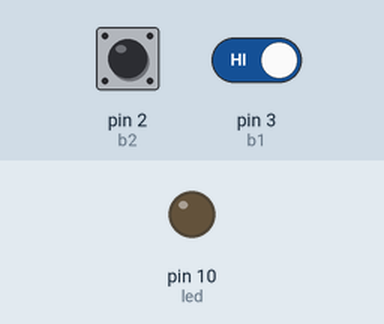
Recording of a sketch running on a simulated Arduino Uno, built with avr-gcc and run on an emulated ATmega328P. Shown: output pins drawn as LEDs (lit = HIGH). Inputs (shaded band) come from the test bench; at power-on: pin 3 (b1) HIGH, pin 2 (b2) HIGH.

Above: at 1.2 s.
1.3 s: pin 3 (b1) driven LOW
At 1.76 s:
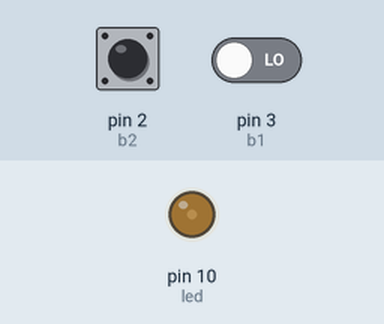
At 4.3 s:
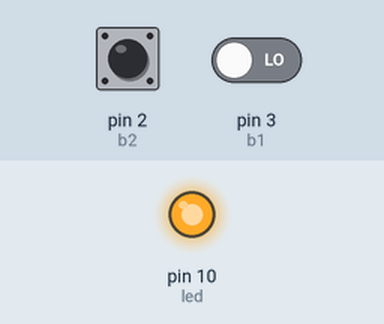
Timing chart, 0 to 5.8 s (numbered marks = the images above; inputs shaded):
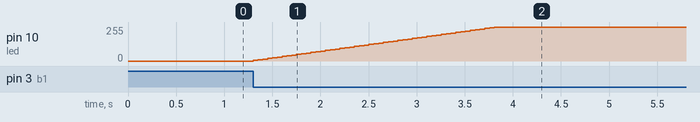

Measured:
- after the input at 1.3 s, pin 10 (led): moves from 0/255 to 255/255 over 2.5 s, starting at once

The sketch:

Tehtava2.ino
```cpp
// määäritellään kaikki pinnit ja painikkeet

int led = 10;
int kirkkaus = 0;
int muutos = 5;
volatile bool lippu1 = false;
volatile bool lippu2 = false;
int b1 = 3;
int b2 = 2;
const unsigned long intervalli = 50;
unsigned long aiempiAika = 0;

//määritellään keskeytykset ja pinmode ledille
void setup(){
    attachInterrupt(digitalPinToInterrupt(b1), kirkastus , FALLING);
    attachInterrupt(digitalPinToInterrupt(b2), himmennys, FALLING);
    pinMode(led, OUTPUT);


}

void kirkastus(){
  lippu1 = true;

}

void himmennys(){
  lippu2 = true;


}

void loop() {
  //Jos keskeytys on tosi ja nappi b1 pohjassa kirkastaa ledia
  if ((lippu1 == true) && (digitalRead(b1) == LOW )){
    kirkkaus += muutos;
    if (kirkkaus >250){
      kirkkaus = 255;
    }

    analogWrite(led,kirkkaus);
    Serial.println(kirkkaus);
    delay(50);
  } else {
    lippu1 = false;
  }


    //Jos keskeytys on tosi ja nappi b2 pohjassa kirkastaa ledia

  if((lippu2 == true) && (digitalRead(b2)== LOW)){
    kirkkaus -= muutos;
    if (kirkkaus < 0){
      kirkkaus = 0;
    }
    analogWrite(led,kirkkaus);
    Serial.println(kirkkaus);
    delay(50);
  }else{
    lippu2 = false;
  }
}
```
